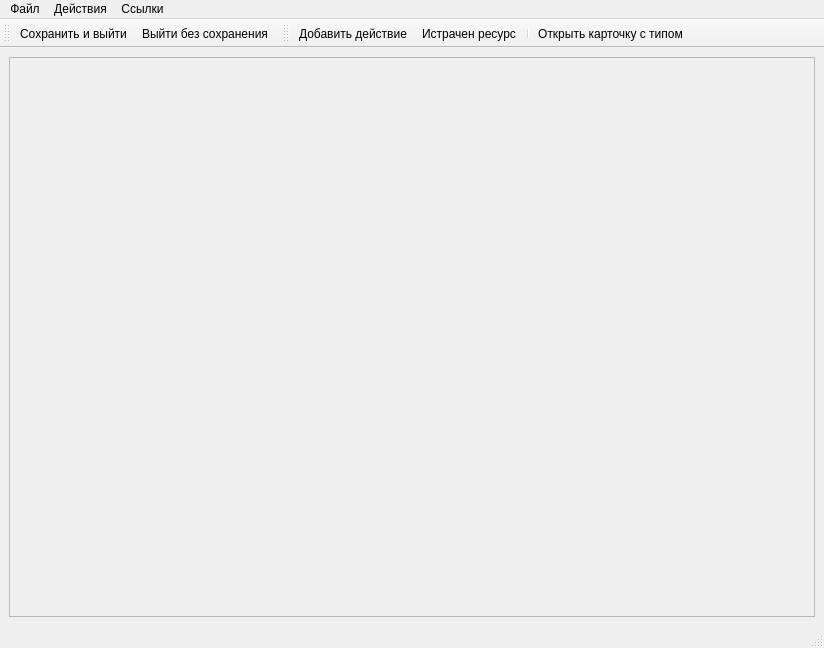
<?xml version="1.0" encoding="UTF-8"?>
<ui version="4.0">
 <class>HypotesisWindow</class>
 <widget class="QMainWindow" name="HypotesisWindow">
  <property name="geometry">
   <rect>
    <x>0</x>
    <y>0</y>
    <width>824</width>
    <height>648</height>
   </rect>
  </property>
  <property name="windowTitle">
   <string>MainWindow</string>
  </property>
  <widget class="QWidget" name="centralwidget">
   <layout class="QGridLayout" name="gridLayout">
    <item row="0" column="0">
     <widget class="QScrollArea" name="scrollArea">
      <property name="widgetResizable">
       <bool>true</bool>
      </property>
      <widget class="QWidget" name="scrollAreaWidgetContents">
       <property name="geometry">
        <rect>
         <x>0</x>
         <y>0</y>
         <width>810</width>
         <height>562</height>
        </rect>
       </property>
       <layout class="QGridLayout" name="gridLayout_2">
        <item row="0" column="0">
         <layout class="QVBoxLayout" name="verticalLayout"/>
        </item>
       </layout>
      </widget>
     </widget>
    </item>
   </layout>
  </widget>
  <widget class="QMenuBar" name="menubar">
   <property name="geometry">
    <rect>
     <x>0</x>
     <y>0</y>
     <width>824</width>
     <height>23</height>
    </rect>
   </property>
   <widget class="QMenu" name="menu">
    <property name="title">
     <string>Файл</string>
    </property>
    <addaction name="action_saveNexit"/>
    <addaction name="action_Cancel"/>
   </widget>
   <widget class="QMenu" name="menu_2">
    <property name="title">
     <string>Действия</string>
    </property>
    <addaction name="action_AddAction"/>
    <addaction name="action_WriteOffRes"/>
    <addaction name="separator"/>
    <addaction name="action_OpenType"/>
   </widget>
   <widget class="QMenu" name="menu_3">
    <property name="title">
     <string>Ссылки</string>
    </property>
    <widget class="QMenu" name="menu_Multilink">
     <property name="title">
      <string>Многострочные</string>
     </property>
    </widget>
    <addaction name="menu_Multilink"/>
   </widget>
   <addaction name="menu"/>
   <addaction name="menu_2"/>
   <addaction name="menu_3"/>
  </widget>
  <widget class="QStatusBar" name="statusbar"/>
  <widget class="QToolBar" name="toolBar">
   <property name="windowTitle">
    <string>toolBar</string>
   </property>
   <attribute name="toolBarArea">
    <enum>TopToolBarArea</enum>
   </attribute>
   <attribute name="toolBarBreak">
    <bool>false</bool>
   </attribute>
   <addaction name="action_saveNexit"/>
   <addaction name="action_Cancel"/>
  </widget>
  <widget class="QToolBar" name="toolBar_2">
   <property name="windowTitle">
    <string>toolBar_2</string>
   </property>
   <attribute name="toolBarArea">
    <enum>TopToolBarArea</enum>
   </attribute>
   <attribute name="toolBarBreak">
    <bool>false</bool>
   </attribute>
   <addaction name="action_AddAction"/>
   <addaction name="action_WriteOffRes"/>
   <addaction name="separator"/>
   <addaction name="action_OpenType"/>
  </widget>
  <action name="action_saveNexit">
   <property name="icon">
    <iconset resource="../images/resources.qrc">
     <normaloff>:/PICS/apply.png</normaloff>:/PICS/apply.png</iconset>
   </property>
   <property name="text">
    <string>Сохранить и выйти</string>
   </property>
  </action>
  <action name="action_Cancel">
   <property name="icon">
    <iconset resource="../images/resources.qrc">
     <normaloff>:/PICS/cancel.png</normaloff>:/PICS/cancel.png</iconset>
   </property>
   <property name="text">
    <string>Выйти без сохранения</string>
   </property>
  </action>
  <action name="action_AddAction">
   <property name="icon">
    <iconset resource="../images/resources.qrc">
     <normaloff>:/PICS/add_action.png</normaloff>:/PICS/add_action.png</iconset>
   </property>
   <property name="text">
    <string>Добавить действие</string>
   </property>
  </action>
  <action name="action_WriteOffRes">
   <property name="icon">
    <iconset resource="../images/resources.qrc">
     <normaloff>:/PICS/add_resourse.png</normaloff>:/PICS/add_resourse.png</iconset>
   </property>
   <property name="text">
    <string>Истрачен ресурс</string>
   </property>
  </action>
  <action name="action_OpenType">
   <property name="icon">
    <iconset resource="../images/resources.qrc">
     <normaloff>:/PICS/konstr.png</normaloff>:/PICS/konstr.png</iconset>
   </property>
   <property name="text">
    <string>Открыть карточку с типом</string>
   </property>
  </action>
  <action name="action1">
   <property name="text">
    <string>1-я</string>
   </property>
  </action>
  <action name="action2">
   <property name="text">
    <string>2-я</string>
   </property>
  </action>
 </widget>
 <resources>
  <include location="../images/resources.qrc"/>
 </resources>
 <connections/>
</ui>
